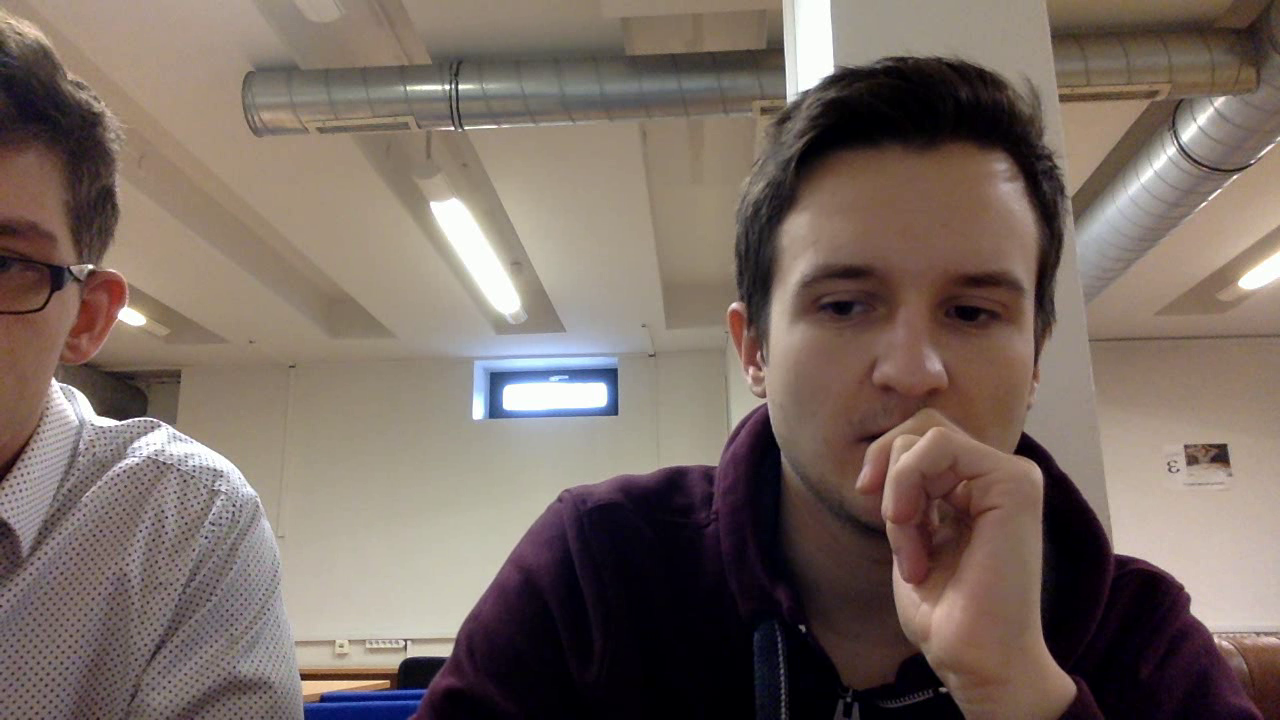
#> input picture frame 7 of visionlabfotopasca/testVideo.avi, 1280 x 720 px, given in place of video.mp4, which was not available
$ python Saver.py
#> lines starting #> are read from the running program, lines starting #| are printed output that depends on the picture
import numpy as np
import cv2

cv2.namedWindow('Saver')
cap = cv2.VideoCapture('video.mp4')
ret, frame = cap.read()
#> frame is the input picture: shape (720, 1280, 3); mean B, G, R 98.4, 106.2, 120.7
frame = cv2.cvtColor(frame, cv2.COLOR_BGR2GRAY)
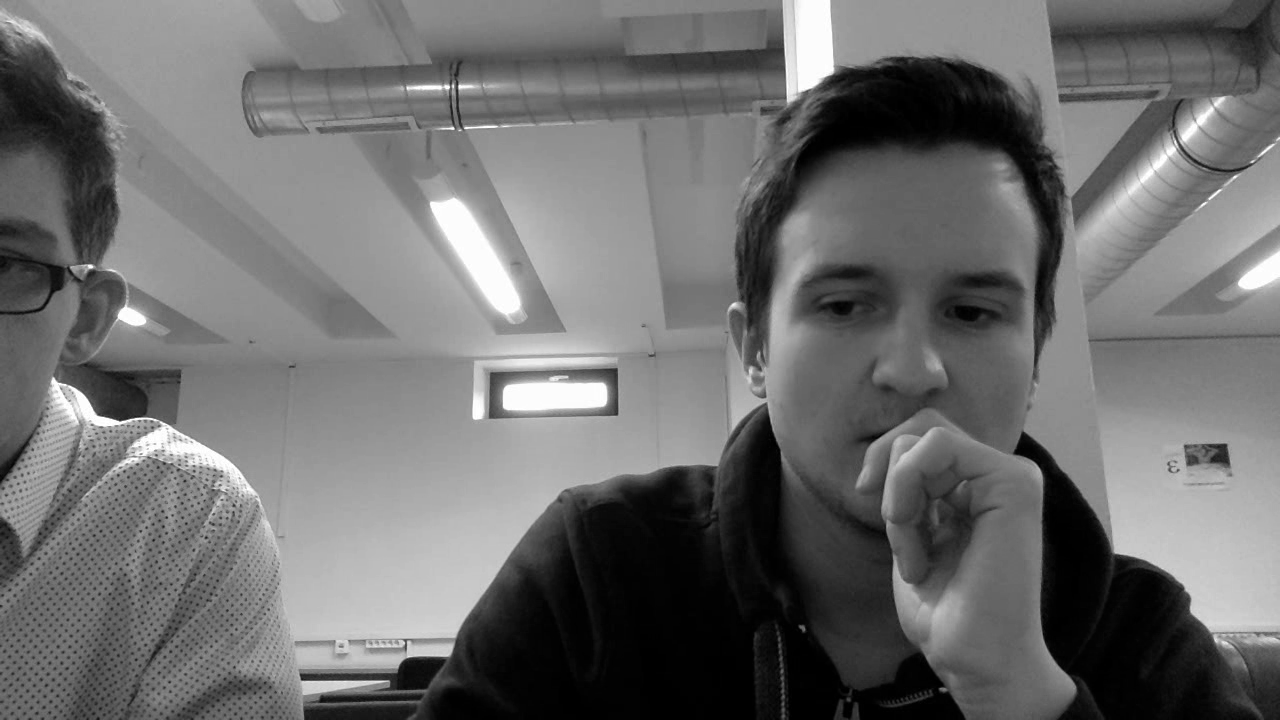
#> frame: shape (720, 1280); min 0, max 255, mean 109.6
frame = cv2.cvtColor(frame, cv2.COLOR_GRAY2BGR)
#> frame: shape (720, 1280, 3)
cv2.imshow('Saver', frame)
cv2.imwrite('frame.png',frame)

$ run again, starting later in the video
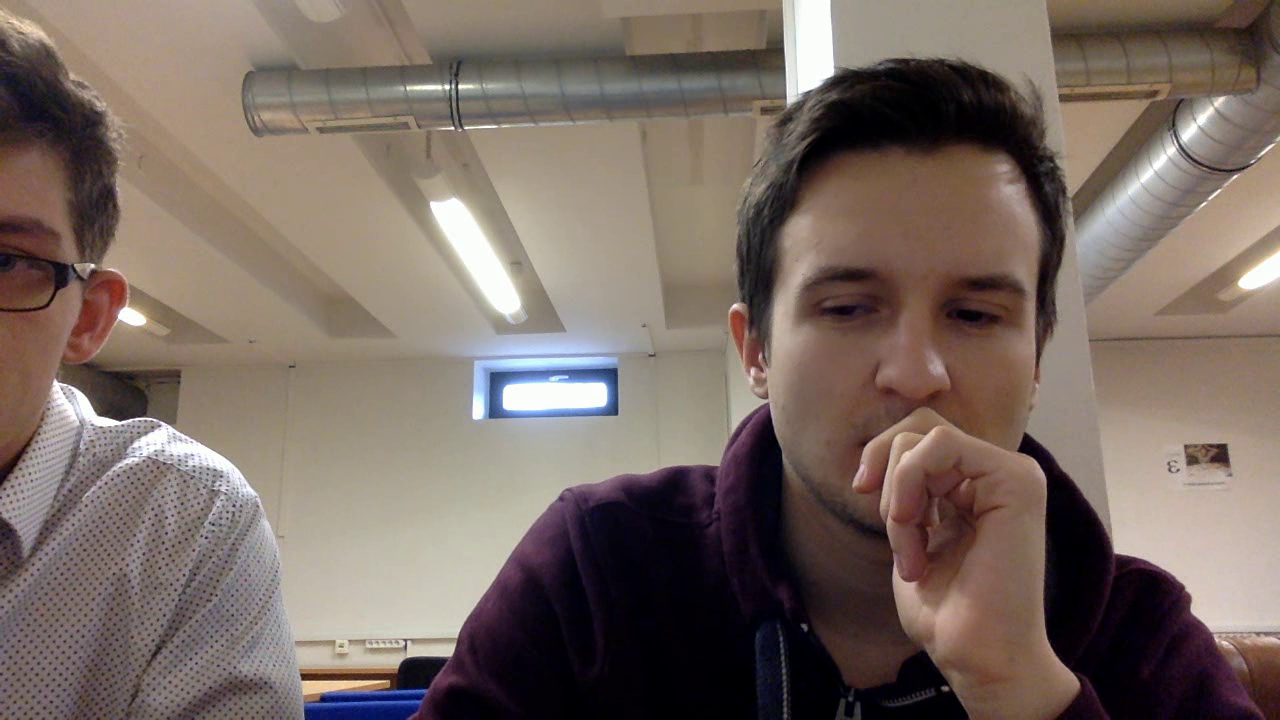
#> input picture frame 35 of visionlabfotopasca/testVideo.avi, 1280 x 720 px, given in place of video.mp4, which was not available
#> frame is the input picture: shape (720, 1280, 3); mean B, G, R 98.4, 106.2, 120.7
#> `frame = cv2.cvtColor(frame, cv2.COLOR_BGR2GRAY)`:
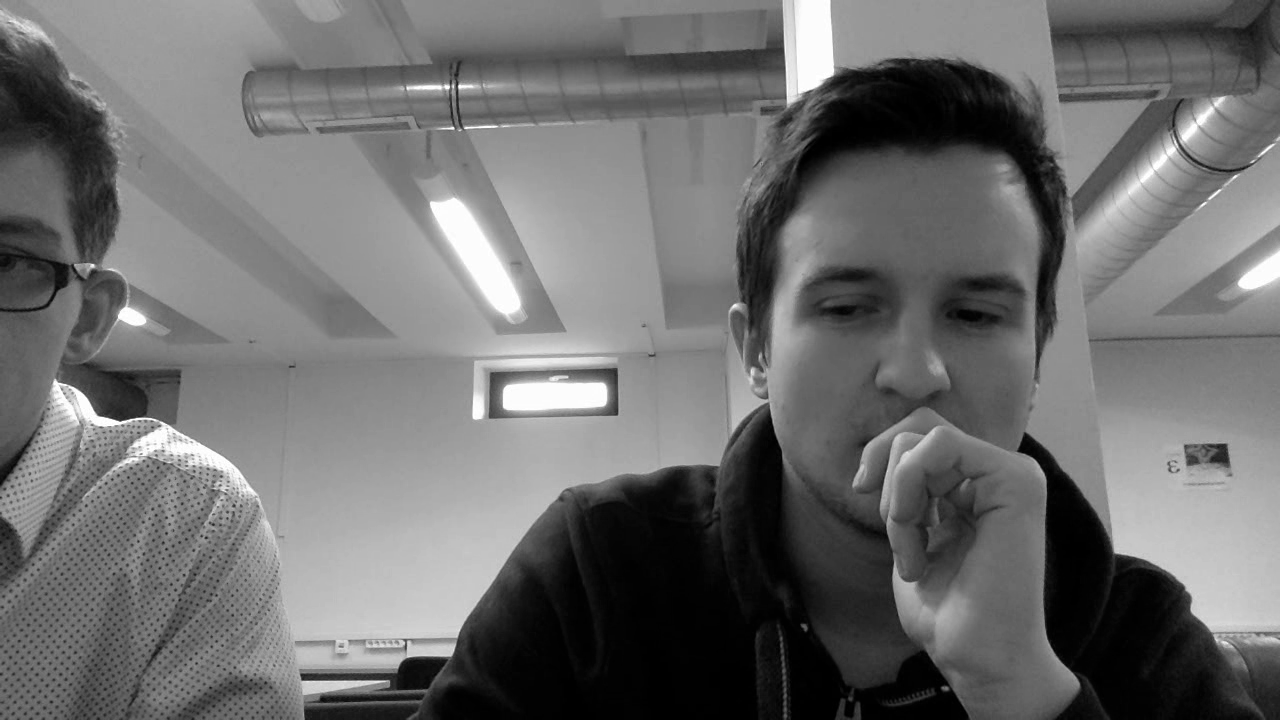
#> frame: shape (720, 1280); min 0, max 255, mean 109.6

$ run again, starting later in the video
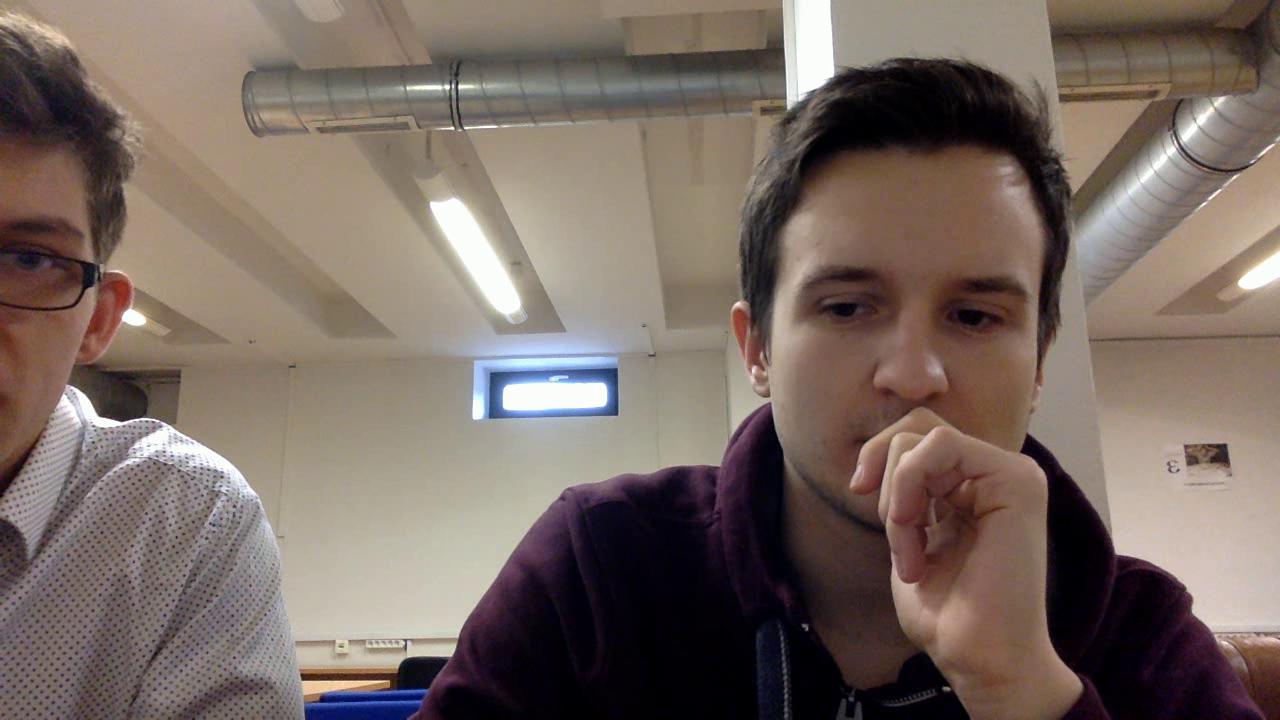
#> input picture frame 63 of visionlabfotopasca/testVideo.avi, 1280 x 720 px, given in place of video.mp4, which was not available
#> frame is the input picture: shape (720, 1280, 3); mean B, G, R 98.1, 105.9, 120.4
#> `frame = cv2.cvtColor(frame, cv2.COLOR_BGR2GRAY)`:
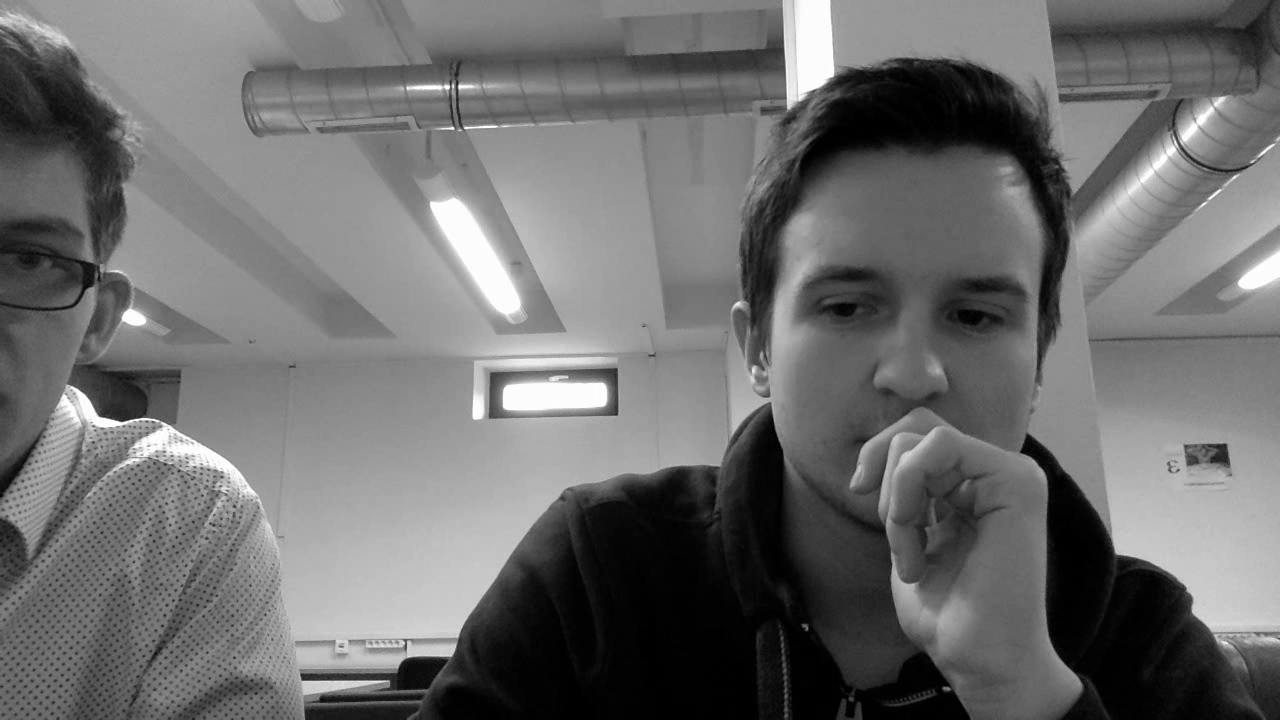
#> frame: shape (720, 1280); min 0, max 255, mean 109.3
